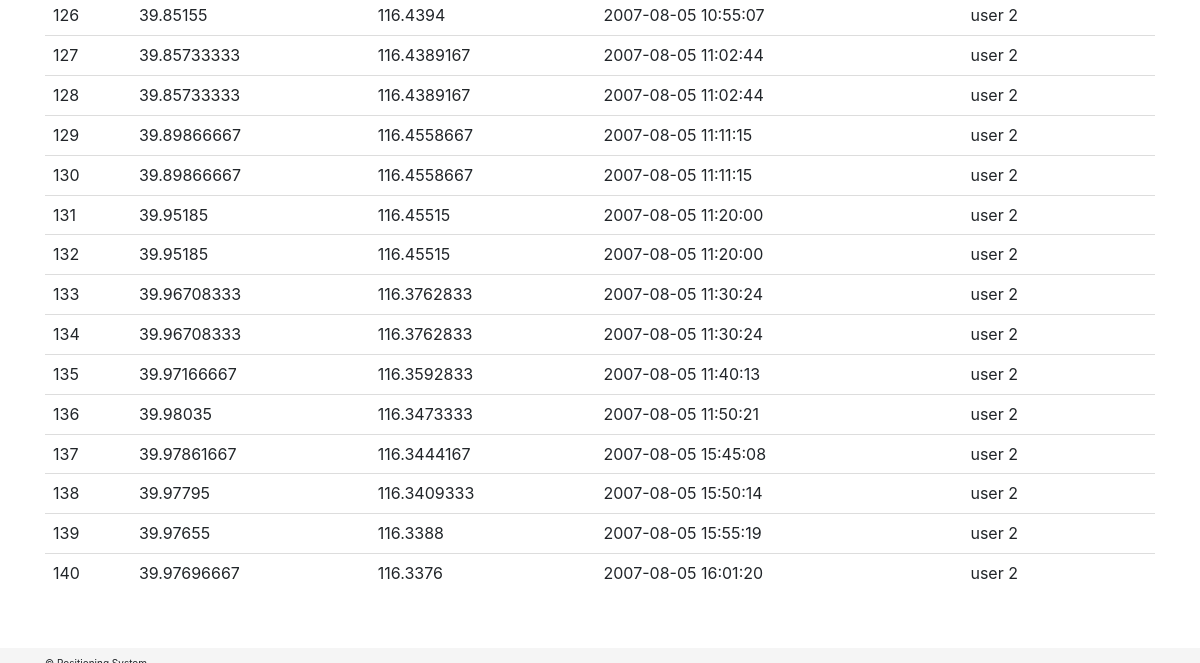
/table (lower part), run on an earlier commit of the app's database.
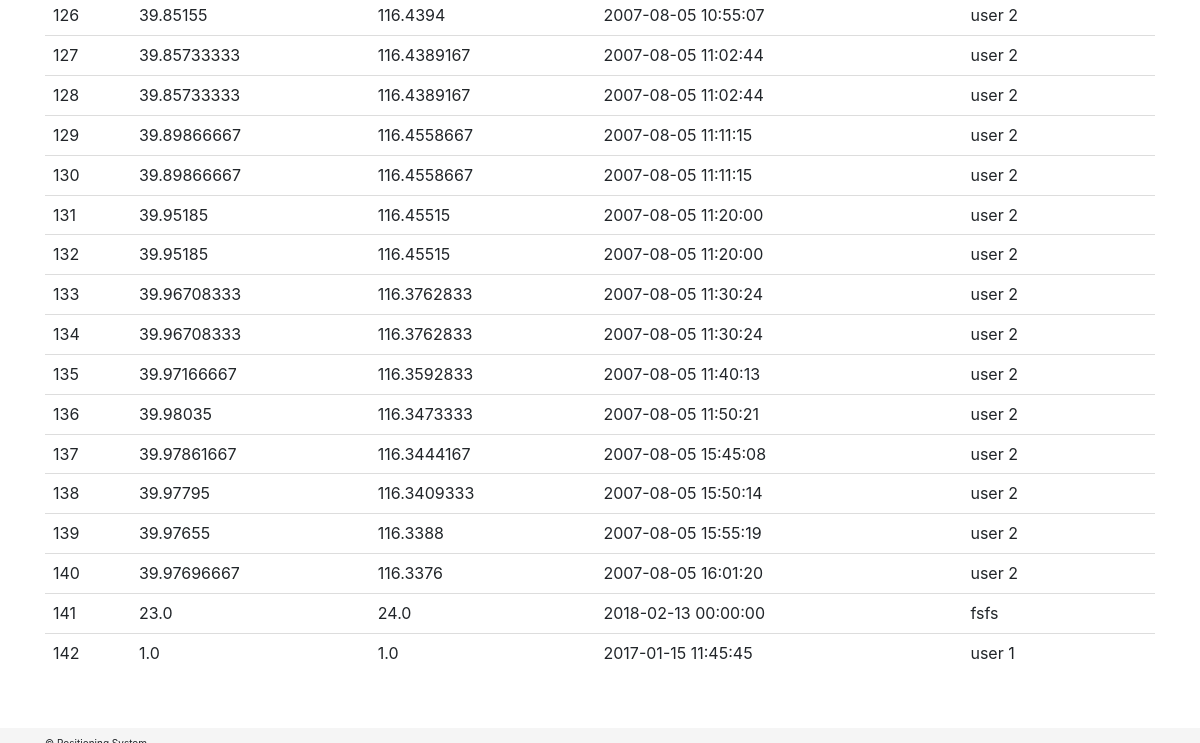
And on a later commit of the database.
### app/models.py (models this page shows, shortened)
class Location(Base):
    __tablename__ = "location"
    id = Column(Integer, primary_key=True)
    lat = Column(Float)
    lan = Column(Float)
    timestamp = Column(DateTime)
    user_id = Column(Integer, ForeignKey('user.id'))

class User(Base):
    __tablename__ = "user"
    id = Column(Integer, primary_key=True)
    username = Column(String(255), index=True, unique=True)

### app/routes.py (the view)
@app.route("/table")
def fill_table():
    locations = session.query(Location, User).join(User).add_columns(User.username, Location.id, Location.lat,
                                                                     Location.lan, Location.timestamp).all()
    return render_template('tables.html', data=locations)

### app/templates/tables.html (shortened to what this page needs)
{% extends 'base.html' %}
{% block content %}
<table class="table table-hover">
    <tbody>
     {% for row in data %}
        <tr>
        <td>{{ row['id'] }}</td>
        <td>{{ row['lat'] }}</td>
        <td>{{ row['lan'] }}</td>
        <td>{{ row['timestamp'] }}</td>
        <td>{{ row['username'] }}</td>
        </tr>
    {% endfor %}
    </tbody>
  </table>
{% endblock %}

### app/templates/base.html (shortened to what this page needs)
<html>
<head>
    <link rel="stylesheet" href="https://unpkg.com/leaflet@1.3.1/dist/leaflet.css"
/>
    <link href="http://code.jquery.com/ui/1.9.2/themes/base/jquery-ui.css" rel="stylesheet">
    <link href="https://maxcdn.bootstrapcdn.com/bootstrap/3.3.7/css/bootstrap.min.css" rel="stylesheet"
>
    <link rel="stylesheet"
          href="https://cdnjs.cloudflare.com/ajax/libs/bootstrap-slider/10.0.0/css/bootstrap-slider.min.css"/>
    <link href="https://maxcdn.bootstrapcdn.com/bootstrap/4.0.0/css/bootstrap.min.css" rel="stylesheet">
</head>
<body>
<div class="container">
    <div class="row">
        <div class="col-sm">
            {% block content %}
            {% endblock %}
        </div>
    </div>
</div>
<footer class="footer">
    <div class="container">
        <div id="footer">
        </div>
    </div>
</footer>
</body>
</html>

### app/templates/base.html (style rules this page uses)
html { position: relative; min-height: 100%; }
body { margin-bottom: 60px; }
.footer { position: absolute; bottom: 0; width: 100%; height: 15px; line-height: 30px; background-color: #f5f5f5; }
body > .container { padding: 60px 15px 0; }
.footer > .container { padding-right: 15px; padding-left: 15px; }

What changed in the data, as far as the page shows it:
added Location: id "141", lat "23.0", lan "24.0", timestamp "2018-02-13 00:00:00", username "fsfs"
added Location: id "142", lat "1.0", lan "1.0", timestamp "2017-01-15 11:45:45", username "user 1"
